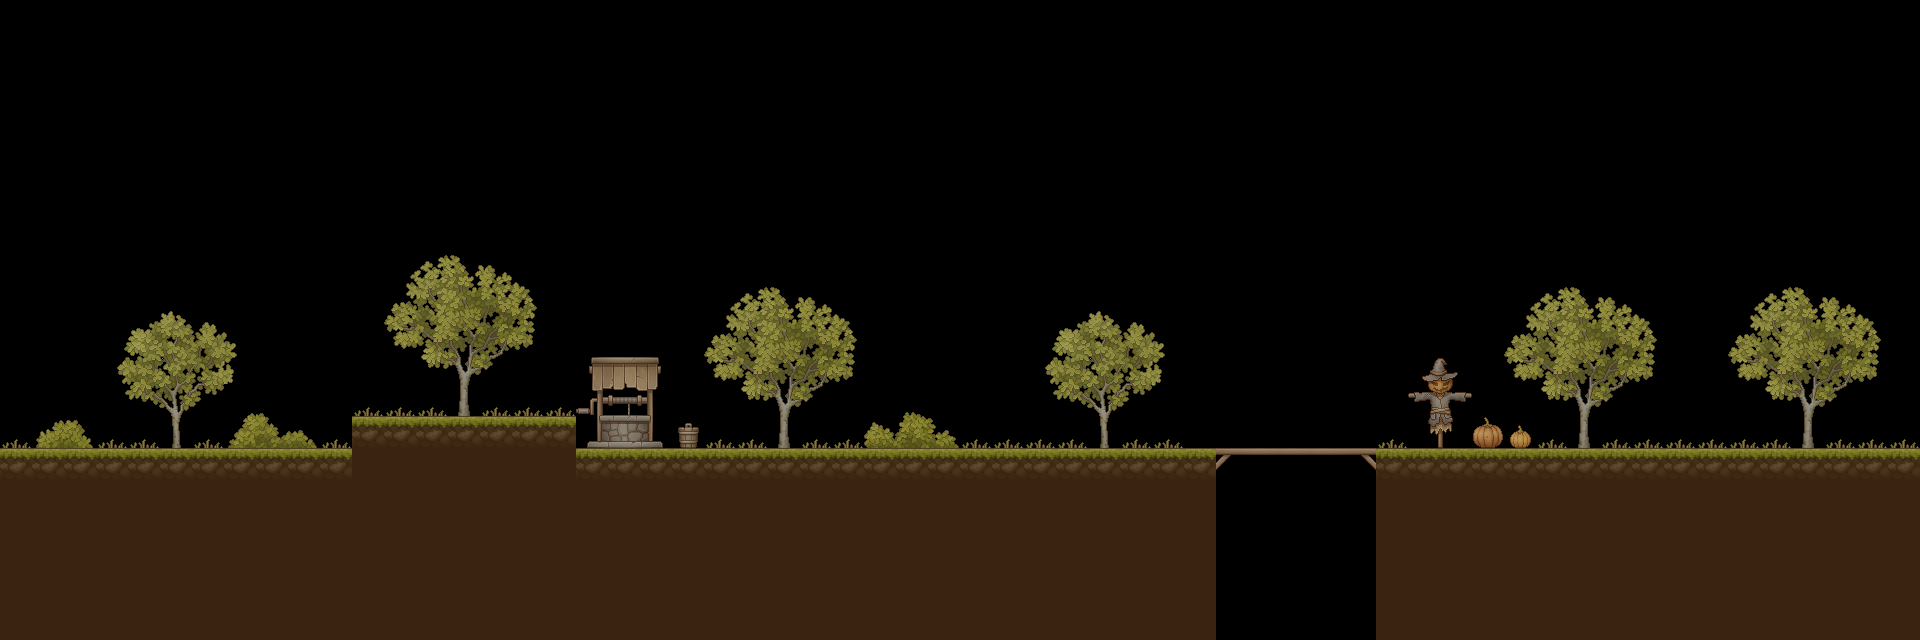

Rendered tile map (Tiled .tmx) drawn with the repository's tilesets; below, a short description and the full map source, tile grids included:
An orthogonal 60x20 tile map with 32x32 px tiles, 2 tile layers (Collision, Background), 2 tilesets.

<map version="1.10" tiledversion="1.10.2" orientation="orthogonal" renderorder="right-down" width="60" height="20" tilewidth="32" tileheight="32" infinite="0" nextlayerid="4" nextobjectid="1">
 <tileset firstgid="1" name="Village Tileset Ground" tilewidth="32" tileheight="32" tilecount="256" columns="16">
  <image source="village/TX Tileset Ground.png" width="512" height="512" />
 </tileset>
 <tileset firstgid="257" name="TX Village Props" tilewidth="32" tileheight="32" tilecount="1024" columns="32">
  <image source="village/TX Village Props.png" width="1024" height="1024" />
 </tileset>
 <layer id="2" name="Collision" width="60" height="20">
  <data encoding="csv">
0,0,0,0,0,0,0,0,0,0,0,0,0,0,0,0,0,0,0,0,0,0,0,0,0,0,0,0,0,0,0,0,0,0,0,0,0,0,0,0,0,0,0,0,0,0,0,0,0,0,0,0,0,0,0,0,0,0,0,0,
0,0,0,0,0,0,0,0,0,0,0,0,0,0,0,0,0,0,0,0,0,0,0,0,0,0,0,0,0,0,0,0,0,0,0,0,0,0,0,0,0,0,0,0,0,0,0,0,0,0,0,0,0,0,0,0,0,0,0,0,
0,0,0,0,0,0,0,0,0,0,0,0,0,0,0,0,0,0,0,0,0,0,0,0,0,0,0,0,0,0,0,0,0,0,0,0,0,0,0,0,0,0,0,0,0,0,0,0,0,0,0,0,0,0,0,0,0,0,0,0,
0,0,0,0,0,0,0,0,0,0,0,0,0,0,0,0,0,0,0,0,0,0,0,0,0,0,0,0,0,0,0,0,0,0,0,0,0,0,0,0,0,0,0,0,0,0,0,0,0,0,0,0,0,0,0,0,0,0,0,0,
0,0,0,0,0,0,0,0,0,0,0,0,0,0,0,0,0,0,0,0,0,0,0,0,0,0,0,0,0,0,0,0,0,0,0,0,0,0,0,0,0,0,0,0,0,0,0,0,0,0,0,0,0,0,0,0,0,0,0,0,
0,0,0,0,0,0,0,0,0,0,0,0,0,0,0,0,0,0,0,0,0,0,0,0,0,0,0,0,0,0,0,0,0,0,0,0,0,0,0,0,0,0,0,0,0,0,0,0,0,0,0,0,0,0,0,0,0,0,0,0,
0,0,0,0,0,0,0,0,0,0,0,0,0,0,0,0,0,0,0,0,0,0,0,0,0,0,0,0,0,0,0,0,0,0,0,0,0,0,0,0,0,0,0,0,0,0,0,0,0,0,0,0,0,0,0,0,0,0,0,0,
0,0,0,0,0,0,0,0,0,0,0,0,0,0,0,0,0,0,0,0,0,0,0,0,0,0,0,0,0,0,0,0,0,0,0,0,0,0,0,0,0,0,0,0,0,0,0,0,0,0,0,0,0,0,0,0,0,0,0,0,
0,0,0,0,0,0,0,0,0,0,0,0,0,0,0,0,0,0,0,0,0,0,0,0,0,0,0,0,0,0,0,0,0,0,0,0,0,0,0,0,0,0,0,0,0,0,0,0,0,0,0,0,0,0,0,0,0,0,0,0,
0,0,0,0,0,0,0,0,0,0,0,0,0,0,0,0,0,0,0,0,0,0,0,0,0,0,0,0,0,0,0,0,0,0,0,0,0,0,0,0,0,0,0,0,0,0,0,0,0,0,0,0,0,0,0,0,0,0,0,0,
0,0,0,0,0,0,0,0,0,0,0,0,0,0,0,0,0,0,0,0,0,0,0,0,0,0,0,0,0,0,0,0,0,0,0,0,0,0,0,0,0,0,0,0,0,0,0,0,0,0,0,0,0,0,0,0,0,0,0,0,
0,0,0,0,0,0,0,0,0,0,0,0,0,0,0,0,0,0,0,0,0,0,0,0,0,0,0,0,0,0,0,0,0,0,0,0,0,0,0,0,0,0,0,0,0,0,0,0,0,0,0,0,0,0,0,0,0,0,0,0,
0,0,0,0,0,0,0,0,0,0,0,0,0,0,0,0,0,0,0,0,0,0,0,0,0,0,0,0,0,0,0,0,0,0,0,0,0,0,0,0,0,0,0,0,0,0,0,0,0,0,0,0,0,0,0,0,0,0,0,0,
0,0,0,0,0,0,0,0,0,0,0,2,2,2,2,2,2,2,0,0,0,0,0,0,0,0,0,0,0,0,0,0,0,0,0,0,0,0,0,0,0,0,0,0,0,0,0,0,0,0,0,0,0,0,0,0,0,0,0,0,
2,2,2,2,2,2,2,2,2,2,2,18,18,18,18,18,18,18,2,2,2,2,2,2,2,2,2,2,2,2,2,2,2,2,2,2,2,2,642,643,643,643,644,2,2,2,2,2,2,2,2,2,2,2,2,2,2,2,2,2,
18,18,18,18,18,18,18,18,18,18,18,18,18,18,18,18,18,18,18,18,18,18,18,18,18,18,18,18,18,18,18,18,18,18,18,18,18,18,0,0,0,0,0,18,18,18,18,18,18,18,18,18,18,18,18,18,18,18,18,18,
18,18,18,18,18,18,18,18,18,18,18,18,18,18,18,18,18,18,18,18,18,18,18,18,18,18,18,18,18,18,18,18,18,18,18,18,18,18,0,0,0,0,0,18,18,18,18,18,18,18,18,18,18,18,18,18,18,18,18,18,
18,18,18,18,18,18,18,18,18,18,18,18,18,18,18,18,18,18,18,18,18,18,18,18,18,18,18,18,18,18,18,18,18,18,18,18,18,18,0,0,0,0,0,18,18,18,18,18,18,18,18,18,18,18,18,18,18,18,18,18,
18,18,18,18,18,18,18,18,18,18,18,18,18,18,18,18,18,18,18,18,18,18,18,18,18,18,18,18,18,18,18,18,18,18,18,18,18,18,0,0,0,0,0,18,18,18,18,18,18,18,18,18,18,18,18,18,18,18,18,18,
18,18,18,18,18,18,18,18,18,18,18,18,18,18,18,18,18,18,18,18,18,18,18,18,18,18,18,18,18,18,18,18,18,18,18,18,18,18,0,0,0,0,0,18,18,18,18,18,18,18,18,18,18,18,18,18,18,18,18,18
</data>
 </layer>
 <layer id="1" name="Background" width="60" height="20">
  <data encoding="csv">
0,0,0,0,0,0,0,0,0,0,0,0,0,0,0,0,0,0,0,0,0,0,0,0,0,0,0,0,0,0,0,0,0,0,0,0,0,0,0,0,0,0,0,0,0,0,0,0,0,0,0,0,0,0,0,0,0,0,0,0,
0,0,0,0,0,0,0,0,0,0,0,0,0,0,0,0,0,0,0,0,0,0,0,0,0,0,0,0,0,0,0,0,0,0,0,0,0,0,0,0,0,0,0,0,0,0,0,0,0,0,0,0,0,0,0,0,0,0,0,0,
0,0,0,0,0,0,0,0,0,0,0,0,0,0,0,0,0,0,0,0,0,0,0,0,0,0,0,0,0,0,0,0,0,0,0,0,0,0,0,0,0,0,0,0,0,0,0,0,0,0,0,0,0,0,0,0,0,0,0,0,
0,0,0,0,0,0,0,0,0,0,0,0,0,0,0,0,0,0,0,0,0,0,0,0,0,0,0,0,0,0,0,0,0,0,0,0,0,0,0,0,0,0,0,0,0,0,0,0,0,0,0,0,0,0,0,0,0,0,0,0,
0,0,0,0,0,0,0,0,0,0,0,0,0,0,0,0,0,0,0,0,0,0,0,0,0,0,0,0,0,0,0,0,0,0,0,0,0,0,0,0,0,0,0,0,0,0,0,0,0,0,0,0,0,0,0,0,0,0,0,0,
0,0,0,0,0,0,0,0,0,0,0,0,0,0,0,0,0,0,0,0,0,0,0,0,0,0,0,0,0,0,0,0,0,0,0,0,0,0,0,0,0,0,0,0,0,0,0,0,0,0,0,0,0,0,0,0,0,0,0,0,
0,0,0,0,0,0,0,0,0,0,0,0,0,0,0,0,0,0,0,0,0,0,0,0,0,0,0,0,0,0,0,0,0,0,0,0,0,0,0,0,0,0,0,0,0,0,0,0,0,0,0,0,0,0,0,0,0,0,0,0,
0,0,0,0,0,0,0,0,0,0,0,0,699,700,701,702,703,0,0,0,0,0,0,0,0,0,0,0,0,0,0,0,0,0,0,0,0,0,0,0,0,0,0,0,0,0,0,0,0,0,0,0,0,0,0,0,0,0,0,0,
0,0,0,0,0,0,0,0,0,0,0,0,731,732,733,734,735,0,0,0,0,0,699,700,701,702,703,0,0,0,0,0,0,0,0,0,0,0,0,0,0,0,0,0,0,0,0,699,700,701,702,703,0,0,699,700,701,702,703,0,
0,0,0,726,727,728,729,730,0,0,0,0,763,764,765,766,767,0,0,0,0,0,731,732,733,734,735,0,0,0,0,0,726,727,728,729,730,0,0,0,0,0,0,0,0,0,0,731,732,733,734,735,0,0,731,732,733,734,735,0,
0,0,0,758,759,760,761,762,0,0,0,0,795,796,797,798,799,0,386,387,388,389,763,764,765,766,767,0,0,0,0,0,758,759,760,761,762,0,0,0,0,0,0,0,0,0,0,763,764,765,766,767,0,0,763,764,765,766,767,0,
0,0,0,790,791,792,793,794,0,0,0,0,827,828,829,830,831,0,418,419,420,421,795,796,797,798,799,0,0,0,0,0,790,791,792,793,794,0,0,0,0,0,0,0,503,504,0,795,796,797,798,799,0,0,795,796,797,798,799,0,
0,0,0,822,823,824,825,815,816,817,0,782,782,782,861,782,782,782,450,451,452,453,827,828,829,830,831,819,820,821,0,0,822,823,824,825,826,0,0,0,0,0,0,0,535,536,0,827,828,829,830,831,0,0,827,828,829,830,831,0,
782,844,845,782,782,856,782,847,848,849,782,0,0,0,0,0,0,0,482,483,484,485,782,782,861,782,782,851,852,853,782,782,782,782,856,782,782,0,0,0,0,0,0,782,567,568,371,372,782,861,782,782,782,782,782,782,861,782,782,782,
0,0,0,0,0,0,0,0,0,0,0,0,0,0,0,0,0,0,0,0,0,0,0,0,0,0,0,0,0,0,0,0,0,0,0,0,0,0,0,0,0,0,0,0,0,0,0,0,0,0,0,0,0,0,0,0,0,0,0,0,
0,0,0,0,0,0,0,0,0,0,0,0,0,0,0,0,0,0,0,0,0,0,0,0,0,0,0,0,0,0,0,0,0,0,0,0,0,0,0,0,0,0,0,0,0,0,0,0,0,0,0,0,0,0,0,0,0,0,0,0,
0,0,0,0,0,0,0,0,0,0,0,0,0,0,0,0,0,0,0,0,0,0,0,0,0,0,0,0,0,0,0,0,0,0,0,0,0,0,0,0,0,0,0,0,0,0,0,0,0,0,0,0,0,0,0,0,0,0,0,0,
0,0,0,0,0,0,0,0,0,0,0,0,0,0,0,0,0,0,0,0,0,0,0,0,0,0,0,0,0,0,0,0,0,0,0,0,0,0,0,0,0,0,0,0,0,0,0,0,0,0,0,0,0,0,0,0,0,0,0,0,
0,0,0,0,0,0,0,0,0,0,0,0,0,0,0,0,0,0,0,0,0,0,0,0,0,0,0,0,0,0,0,0,0,0,0,0,0,0,0,0,0,0,0,0,0,0,0,0,0,0,0,0,0,0,0,0,0,0,0,0,
0,0,0,0,0,0,0,0,0,0,0,0,0,0,0,0,0,0,0,0,0,0,0,0,0,0,0,0,0,0,0,0,0,0,0,0,0,0,0,0,0,0,0,0,0,0,0,0,0,0,0,0,0,0,0,0,0,0,0,0
</data>
 </layer>
</map>
